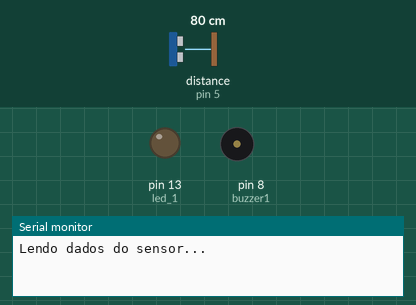
A sketch run on a simulated Arduino Uno, built with avr-gcc and run on an emulated ATmega328P. Shown: output pins drawn as LEDs (lit = HIGH), buzzer (waves = sounding), the last lines printed to the serial monitor. Dashed ring = blinking. The test bench sets the inputs (shaded band); at power-on: distance to the obstacle (sensor on pin 5) 80 cm. The echo pulse lasts 58.3 µs per cm.

Above: at 1.2 s.
1.3 s: distance to the obstacle (sensor on pin 5) set to 22 cm
2.8 s: distance to the obstacle (sensor on pin 5) set to 18 cm
At 3.8 s:
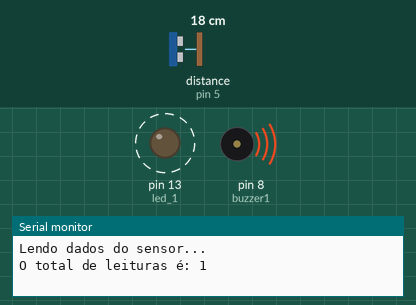
5.8 s: distance to the obstacle (sensor on pin 5) set to 35 cm
At 7.0 s:
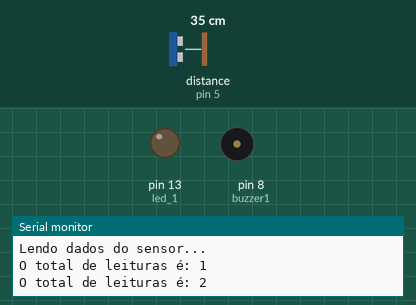
7.3 s: distance to the obstacle (sensor on pin 5) set to 2 cm
At 7.7 s:
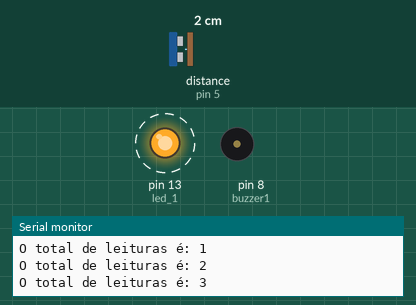
Timing chart, 0 to 11.3 s (numbered marks = the images above; inputs shaded):
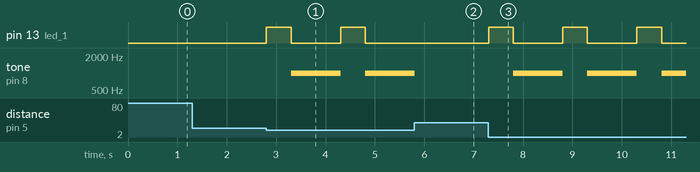

Measured:
- the behaviour switches between 21 and 20 cm on distance to the obstacle (sensor on pin 5) (found by bisection; images 0 and 1)
- after the input at 1.3 s, every drawn part: stays the same
- after the input at 2.8 s, pin 13 (led_1): alternates HIGH for 0.50 s and LOW for 1.0 s, starting at once; tone on pin 8 (buzzer1): silent → 1000 Hz after 0.50 s, → silent 1.0 s later, → 1000 Hz 0.50 s later
- after the input at 5.8 s, pin 13 (led_1): stays LOW (without the input it goes to HIGH after 0.01 s); tone on pin 8 (buzzer1): goes on until 5.8 s, then stays silent
- after the input at 7.3 s, pin 13 (led_1): alternates HIGH for 0.50 s and LOW for 1.0 s, starting at once; tone on pin 8 (buzzer1): alternates 1000 Hz for 1.0 s and silent for 0.50 s, starting after 0.50 s

The sketch:

Sensor.ino
```cpp
#include <Ultrasonic.h>

#define pino_trigger 4
#define pino_echo 5

Ultrasonic ultrasonic(pino_trigger, pino_echo);
const byte led_1 = 13;
unsigned long cont=0;
unsigned long aux=0;
int buzzer1 = 8;
int pessoas=0;

void setup() {
  Serial.begin(9600);
  Serial.println("Lendo dados do sensor...");
  pinMode(led_1, OUTPUT);
  pinMode(buzzer, OUTPUT);
  digitalWrite(led_1, LOW);
  aux=millis();
}

void loop() {
  long microsec = ultrasonic.timing(); // ultrasonic.timing(); na IDE
  cont = millis();


  float distanciaMm = (microsec * 0.0343 / 2);

  if(distanciaMm>0 && distanciaMm <=20){//distanciaMm na IDE e distancia minima 0
    pessoas++;
  if(cont>=0){
  Serial.print("O total de leituras é: ");
  Serial.println(pessoas);
  pisca(led_1);
  buzzer(buzzer1);
  }
  else if(cont >= 1000){
    cont = cont - aux;
  }
  }

}
void buzzer(byte buzzer){
  for (int i=0; i <= 1; i++) {
    tone(buzzer1, 1000);
    delay(500);
    noTone(buzzer1);
  }
}
void pisca(byte led){
  digitalWrite(led_1, HIGH);
  delay(500);
  digitalWrite(led_1, LOW);
}
/*bool atraso(long time, long t){
  if(millis()>time){
    return.true;
  }
  else{
    return.false;
  }
}*/
```
